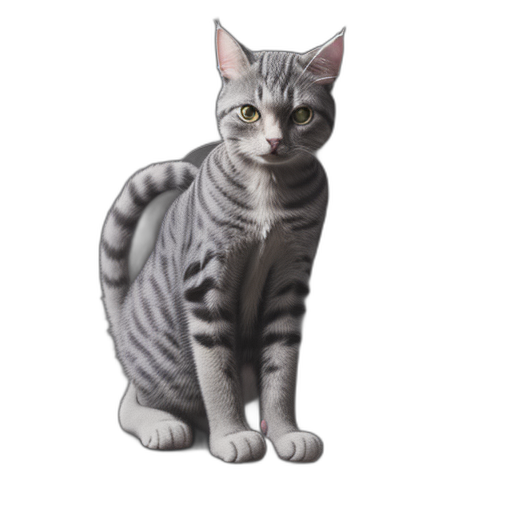
#> input picture tests/mask.png, 512 x 512 px
$ python sprite_cutout.py
#> lines starting #> are read from the running program, lines starting #| are printed output that depends on the picture; after the words box and inside, x2 and y2 are one past the last pixel; in counts of white or black regions, pixels touching at a corner belong together
from PIL import Image
import numpy as np

def png_to_obj(png_path, obj_path, scale=0.01):
    # Load image - use numpy directly for speed
#> called with png_path = 'mask.png', obj_path = 'mask_mesh.obj', scale = 0.01
    img = Image.open(png_path)
#> img is the input picture: PIL image 512x512 RGBA; mean R, G, B, A 31.5, 30.3, 30.4, 67.7
    if img.mode != 'RGBA':
        img = img.convert('RGBA')
    pixels = np.asarray(img)  # Faster than np.array

    height, width = pixels.shape[:2]
#> height = 512; width = 512
    mask = pixels[:, :, 3] > 0
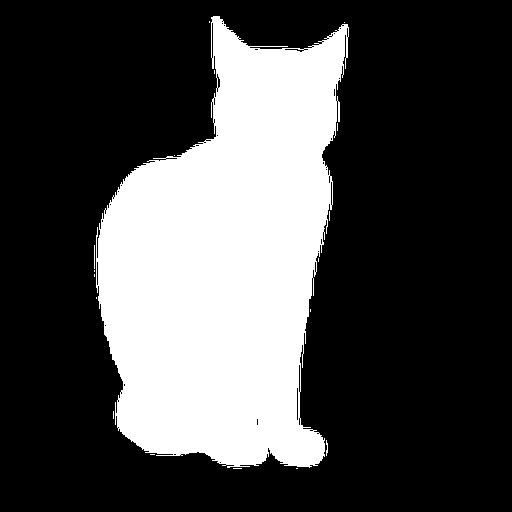
#> mask: shape (512, 512) bool; 29.1% white; 18 white regions (15 under 20 px), largest, box (x1, y1, x2, y2) and area: (96, 16, 349, 468) 76090, (94, 245, 95, 269) 24, (326, 440, 328, 456) 21

    # Early return if no pixels
    if not mask.any():
        return

    # Build index mapping
    indices = np.zeros((height, width), dtype=np.int32)
    indices[mask] = np.arange(1, mask.sum() + 1)  # 1-indexed for OBJ
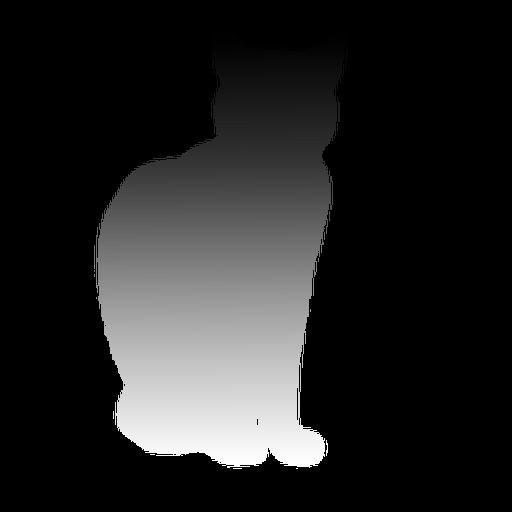
#> indices: shape (512, 512) int32; min 0, max 76199, mean 11074.8; drawn with min black and max white

    # Get coordinates of valid pixels
    ys, xs = np.nonzero(mask)

    # Compute vertices and UVs
    vx = (xs - width * 0.5) * scale
    vy = -(ys - height * 0.5) * scale
    u = xs / (width - 1.0)
    v = 1.0 - ys / (height - 1.0)

    # Find valid quads efficiently
    mask_down = mask[1:, :]
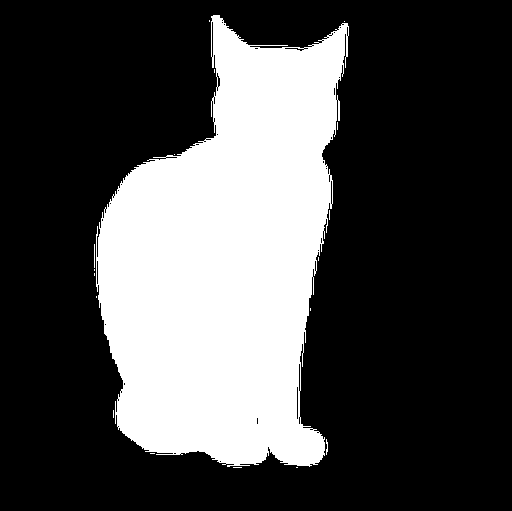
#> mask_down: shape (511, 512) bool; 29.1% white; 18 white regions (15 under 20 px), largest, box (x1, y1, x2, y2) and area: (96, 15, 349, 467) 76090, (94, 244, 95, 268) 24, (326, 439, 328, 455) 21
    mask_right = mask[:, 1:]
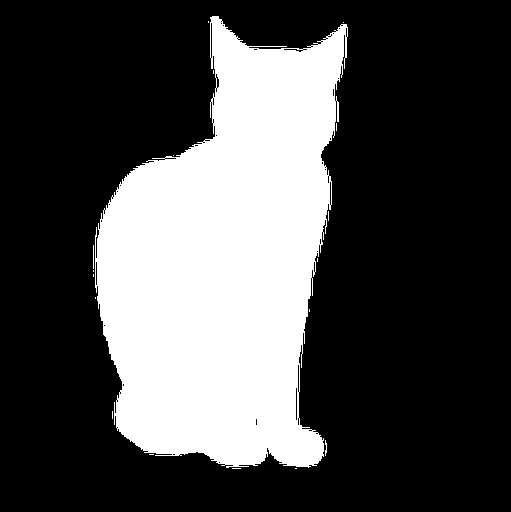
#> mask_right: shape (512, 511) bool; 29.1% white; 18 white regions (15 under 20 px), largest, box (x1, y1, x2, y2) and area: (95, 16, 348, 468) 76090, (93, 245, 94, 269) 24, (325, 440, 327, 456) 21
    mask_diag = mask[1:, 1:]
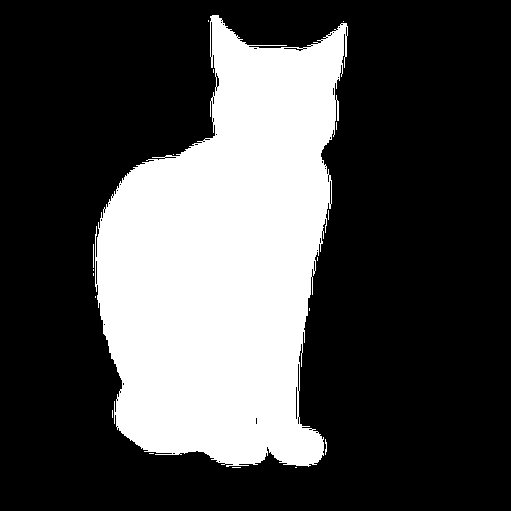
#> mask_diag: shape (511, 511) bool; 29.2% white; 18 white regions (15 under 20 px), largest, box (x1, y1, x2, y2) and area: (95, 15, 348, 467) 76090, (93, 244, 94, 268) 24, (325, 439, 327, 455) 21
    mask_tl = mask[:-1, :-1]
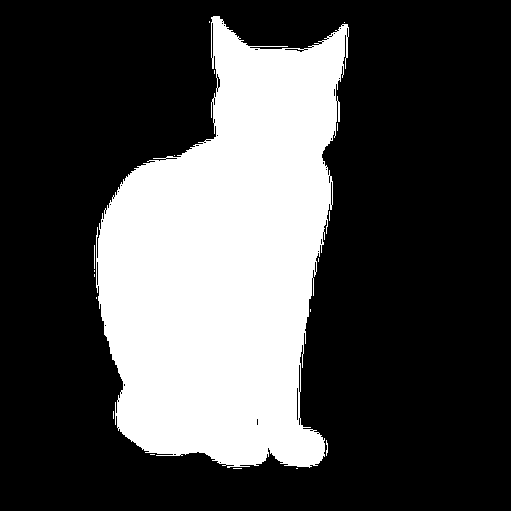
#> mask_tl: shape (511, 511) bool; 29.2% white; 18 white regions (15 under 20 px), largest, box (x1, y1, x2, y2) and area: (96, 16, 349, 468) 76090, (94, 245, 95, 269) 24, (326, 440, 328, 456) 21

    valid_quads = mask_tl & mask_right[:-1, :] & mask_down[:, :-1] & mask_diag
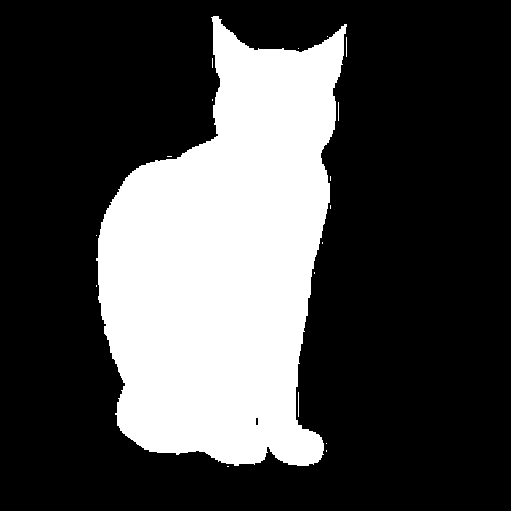
#> valid_quads: shape (511, 511) bool; 28.5% white; 18 white regions (15 under 20 px), largest, box (x1, y1, x2, y2) and area: (96, 16, 347, 466) 74230, (298, 392, 299, 417) 25, (346, 37, 347, 57) 20
    qy, qx = np.nonzero(valid_quads)

    # Get vertex indices for quads
    idx = indices
    v1 = idx[qy, qx]
    v2 = idx[qy, qx + 1]
    v3 = idx[qy + 1, qx + 1]
    v4 = idx[qy + 1, qx]

    # Write file with buffer
    with open(obj_path, 'wb') as f:  # Binary mode is faster
        # Header
        f.write(b"# Generated from PNG\n")

        # Vertices - use bytes formatting
        for i in range(len(vx)):
            f.write(f"v {vx[i]:.6g} {vy[i]:.6g} 0\n".encode())

        # UVs
        for i in range(len(u)):
            f.write(f"vt {u[i]:.6g} {v[i]:.6g}\n".encode())

        # Material and faces
        f.write(b"usemtl material_0\n")
        for i in range(len(v1)):
            i1, i2, i3, i4 = v1[i], v2[i], v3[i], v4[i]
            f.write(f"f {i1}/{i1} {i2}/{i2} {i3}/{i3}\n".encode())
            f.write(f"f {i1}/{i1} {i3}/{i3} {i4}/{i4}\n".encode())
#> this loop made 74334 passes
#> (i1, i2, i3, i4) on passes 1 to 3: (1, 2, 11, 10), (2, 3, 12, 11), (3, 4, 13, 12)


# Example usage:
png_to_obj("mask.png", "mask_mesh.obj", scale=0.01)
